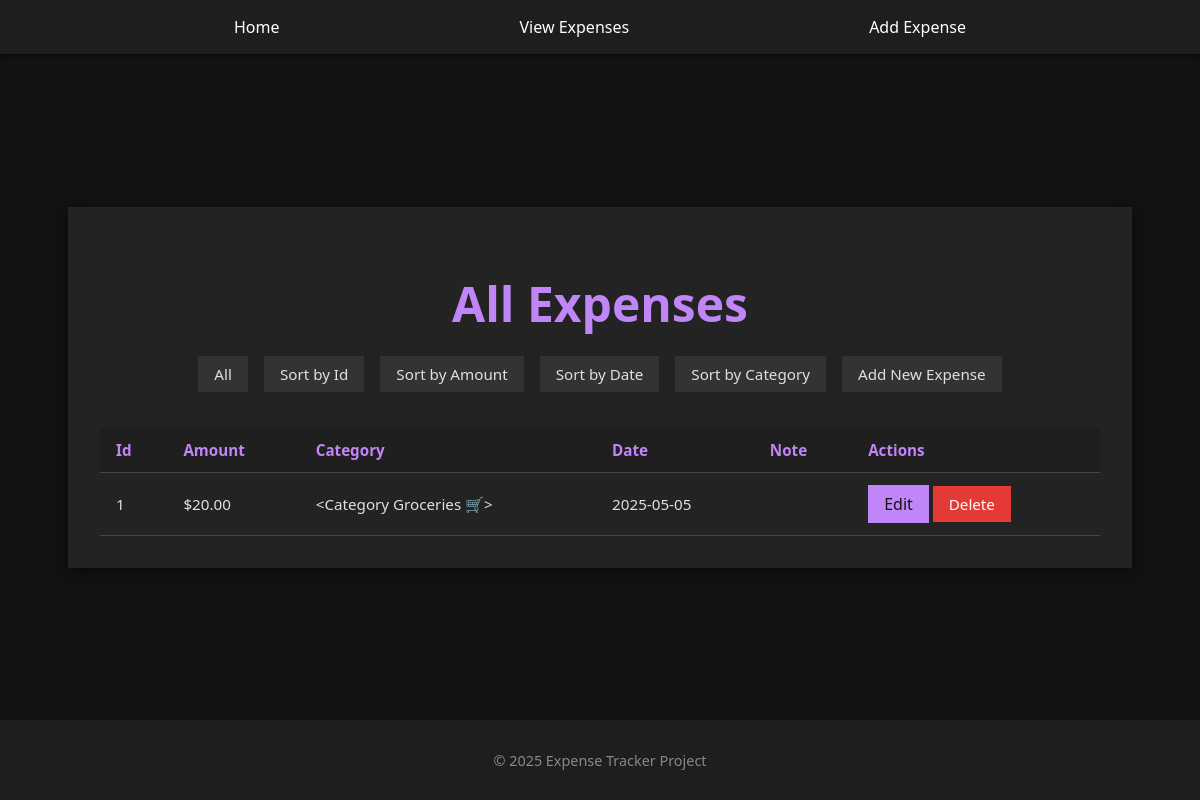
Before: /expenses with the older database file.
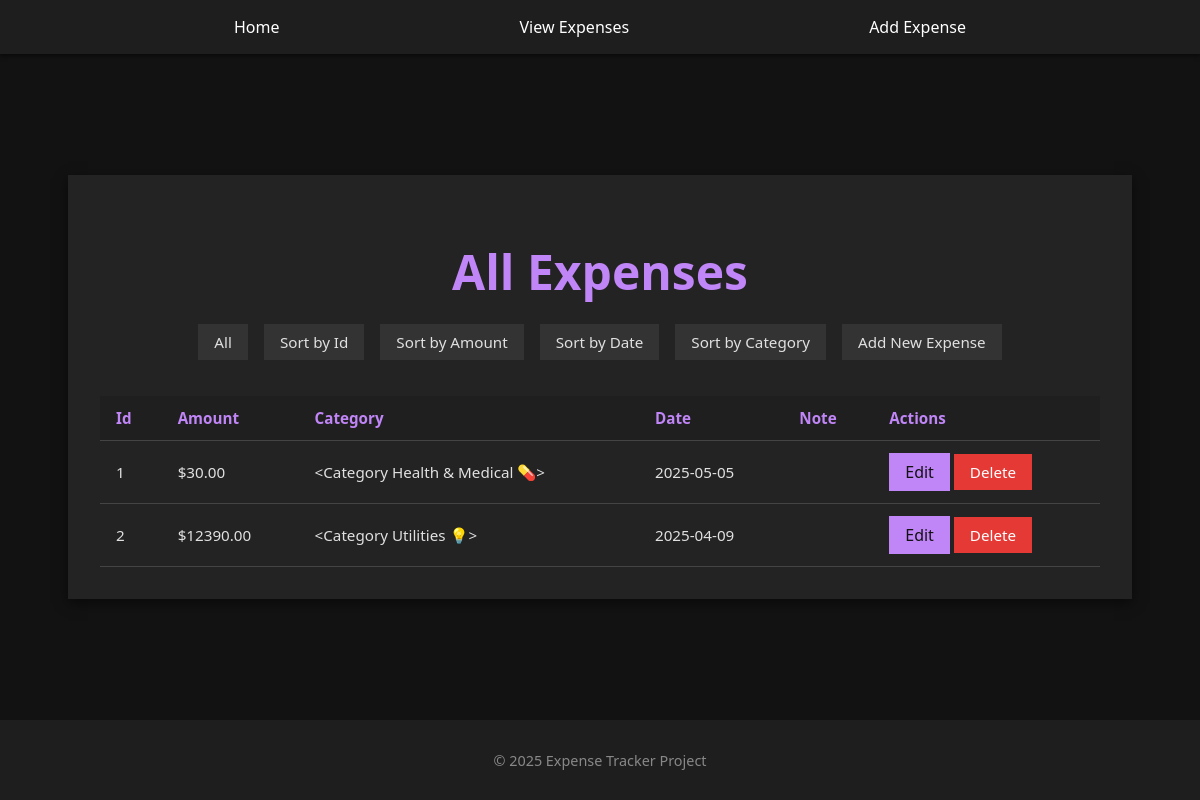
After: the same page with the newer database file.
### models/expense.py (models this page shows, shortened)
class Expense(db.Model):
    __tablename__ = "expenses"
    id = db.mapped_column(db.Integer, primary_key=True)
    amount = db.mapped_column(db.Float, nullable=False)
    category = db.mapped_column(db.String, nullable=False)
    date = db.mapped_column(DateTime, nullable=False)
    note = db.mapped_column(db.String)
    category_id = db.Column(db.Integer, db.ForeignKey("category.id"), nullable=False)
    category = db.relationship("Category", back_populates="expenses")

### models/category.py (models this page shows)
class Category(db.Model):
    __tablename__="category"
    id = db.Column(db.Integer, primary_key=True)
    name = db.Column(db.String(50), nullable=False, unique=True)
    expenses = db.relationship("Expense", back_populates="category")
    def __repr__(self):
        return f"<Category {self.name}>"

### app.py (the view)
    @app.route("/expenses")
    def list_expenses():
        sort = request.args.get("sort")
        stmt = db.select(Expense)
        if sort =="id":
            stmt= stmt.order_by(Expense.id)
        elif sort == "amount":
            stmt = stmt.order_by(Expense.amount)
        elif sort == "date":
            stmt = stmt.order_by(Expense.date)
        elif sort == "category":
            stmt = (select(Expense).join(Expense.category).order_by(Category.name))
        expenses = db.session.execute(stmt).scalars().all()
        return render_template("expenses.html", expenses=expenses)

### templates/expenses.html (shortened to what this page needs)
{% extends "base.html" %}
{% block content %}
<div class="center-box">
    <div class="card" style="width: 120%; max-width: 1000px;">
        <h1 style="text-align: center; margin-bottom: 1rem; font-size: 3rem">All Expenses</h1>
        <div style="display: flex; flex-wrap: wrap; gap: 0.5rem; justify-content: center; margin-bottom: 1rem;">
            <a href="{{ url_for('list_expenses') }}" class="filter-btn">All</a>
            <a href="{{ url_for('list_expenses', sort='id') }}" class="filter-btn">Sort by Id</a>
            <a href="{{ url_for('list_expenses', sort='amount') }}" class="filter-btn">Sort by Amount</a>
            <a href="{{ url_for('list_expenses', sort='date') }}" class="filter-btn">Sort by Date</a>
            <a href="{{ url_for('list_expenses', sort='category') }}" class="filter-btn">Sort by Category</a>
            <a class="filter-btn" href="{{ url_for('add_expense') }}">Add New Expense</a>
        </div>
        {% if expenses %}
        <div style="overflow-x: auto;">
            <table>
                <thead>
                    <tr>
                        <th>Id</th>
                        <th>Amount</th>
                        <th>Category</th>
                        <th>Date</th>
                        <th>Note</th>
                        <th>Actions</th>
                    </tr>
                </thead>
                <tbody>
                    {% for expense in expenses %}
                    <tr>
                        <td>{{ expense.id }}</td>
                        <td>${{ '%.2f' | format(expense.amount) }}</td>
                        <td>{{ expense.category }}</td>
                        <td>{{ expense.date.strftime('%Y-%m-%d') }}</td>
                        <td>{{ expense.note }}</td>
                        <td>
                            <a href="{{ url_for('edit_form', expense_id=expense.id) }}" class="btn">Edit</a>
                            <a href="{{ url_for('confirm_delete', expense_id=expense.id) }}" class="btn-del">Delete</a>
                        </td>
                    </tr>
                    {% endfor %}
                </tbody>
            </table>
        </div>
        {% else %}
            <p style="text-align: center;">No expenses found.</p>
        {% endif %}
    </div>
</div>
{% endblock %}

### templates/base.html (shortened to what this page needs)
<!DOCTYPE html>
<html lang="en">
<head>
    <link rel="stylesheet" href="{{ url_for('static', filename='style.css') }}">
</head>
<body>
    <header>
        <nav>
            <a href="{{ url_for('home') }}">Home</a>
            <a href="{{ url_for('list_expenses') }}">View Expenses</a>
            <a href="{{ url_for('add_expense') }}">Add Expense</a>
        </nav>
    </header>
    <main class="main-content">
        {% block content %}{% endblock %}
    </main>
    <footer>
        <p>&copy; 2025 Expense Tracker Project</p>
    </footer>
</body>
</html>

### static/style.css (style rules this page uses)
body { margin: 0; font-family: 'Segoe UI', Tahoma, Geneva, Verdana, sans-serif; background-color: #121212; color: #e0e0e0; display: flex; flex-direction: column; min-height: 100vh; }
header { background-color: #1e1e1e; padding: 1rem 0; box-shadow: 0 2px 4px rgba(0,0,0,0.5); }
nav { display: flex; justify-content: center; gap: 15rem; }
nav a { color: #ffffff; text-decoration: none; font-weight: 500; transition: color 0.3s ease; }
.main-content { flex: 1; padding: 2rem; display: flex; justify-content: center; align-items: center; flex-direction: column; }
footer { background-color: #1e1e1e; color: #888; text-align: center; padding: 1rem 0; font-size: 0.9rem; }
.card { background-color: #232323; padding: 2rem; box-shadow: 0 4px 12px rgba(0,0,0,0.5); width: 60%; max-width: 1000px; text-align: center; }
.center-box { display: flex; justify-content: center; align-items: center; width: 100%; flex-direction: column; }
h1, h2, h3 { color: #c085f6; margin-bottom: 1rem; }
.btn { background-color: #c085f6; color: #121212; padding: 0.5rem 1rem; border: none; font-size: 1rem; text-decoration: none; cursor: pointer; transition: background-color 0.3s ease; display: inline-block; }
.btn-del { background-color: #e53935; color: #fff; padding: 0.5rem 1rem; border: none; font-size: 0.95rem; text-decoration: none; cursor: pointer; transition: background-color 0.3s ease; }
.filter-btn { background-color: #333; color: #e0e0e0; padding: 0.5rem 1rem; text-decoration: none; font-size: 0.95rem; transition: background-color 0.3s ease; margin: 0.25rem; }
table { width: 100%; border-collapse: collapse; margin-top: 1rem; font-size: 0.95rem; }
th, td { padding: 0.75rem 1rem; text-align: left; border-bottom: 1px solid #444; }
th { background-color: #1f1f1f; color: #c085f6; font-weight: 600; }
td a { color: #c085f6; text-decoration: underline; }

Changed rows visible on the page:
changed Expense id 1: amount "20.00" → "30.00"; category "<Category Groceries 🛒>" → "<Category Health & Medical 💊>"
added Expense: id "2", amount "12390.00", category "<Category Utilities 💡>", date "2025-04-09"
